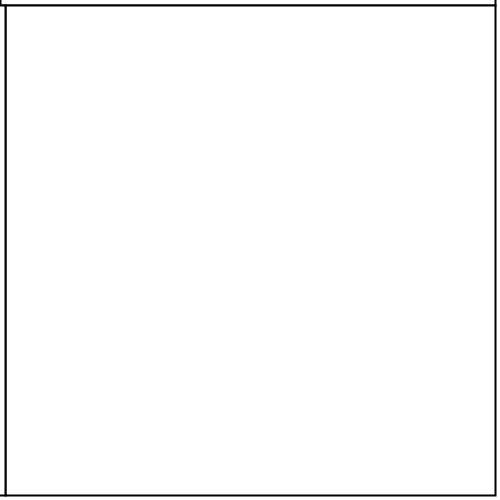
Frame 1 (no input)
Frame 60 (the mouse pressed at the canvas centre just before this capture): identical to frame 1, image omitted
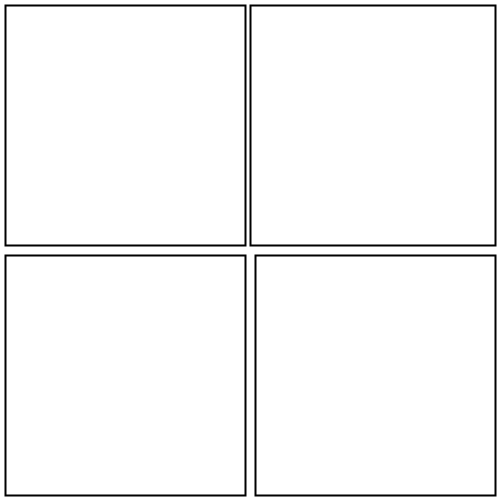
Frame 120 (the mouse held since frame 60 and released just before this capture)

The Processing sketch that drew these frames (run headless with seeded random() and noise(); from frame 60 on, the mouse is pressed at the canvas centre):

// Processing sketch: exe1
// ── exe1.pde
void setup() {
  size(500, 500);
  rectMode(CORNERS);
  strokeWeight(2);
}

void draw() {
  background(255);
  rect(5, 5, mouseX-5, mouseY-5);
  rect( mouseX, 5, width-5, mouseY-5);
  rect(mouseX + 5, mouseY + 5, width - 5, height - 5); 
  rect(5, mouseY + 5, mouseX - 5, height - 5);
}
